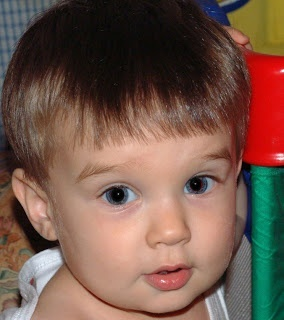
#> input picture fixed_img/red_eye_biolog.jpg, 284 x 320 px
$ python -i remover.py   (imports and definitions only)   (older library calls are emulated)
#> lines starting #> are read from the running program, lines starting #| are printed output that depends on the picture
#> further down, picture is the input picture: shape (320, 284, 3); mean B, G, R 75.7, 88.7, 117
import numpy as np
import cv2

def fillHoles(mask):
    """Fill potential holes in a generated mask."""
    maskFloodFill = mask.copy()
    h, w = maskFloodFill.shape[:2]
    maskTemp = np.zeros((h+2, w+2), np.uint8)
    cv2.floodFill(maskFloodFill, maskTemp, (0, 0), 255)
    mask2 = cv2.bitwise_not(maskFloodFill)
    return mask2 | mask

def remove_redeye(img, draw_boxes = False):
    # Create an image copy
#> called with draw_boxes = False
    imgOut = img.copy()

    # Load HAAR cascades
    faceCascade = cv2.CascadeClassifier("haarcascade_frontalface_default.xml")
    eyesCascade = cv2.CascadeClassifier("haarcascade_eye.xml")

    # Detect faces in the image
    gray = cv2.cvtColor(img, cv2.COLOR_BGR2GRAY)
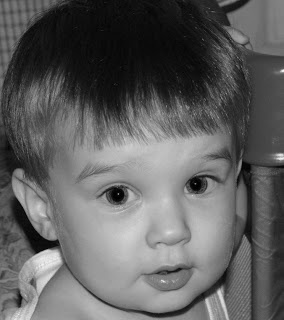
#> gray: shape (320, 284); min 0, max 241, mean 95.7
    faces = faceCascade.detectMultiScale(gray, 1.3, 5)
#> faces = [[66, 118, 192, 192]]

    for (x,y,w,h) in faces:
        if draw_boxes:
            cv2.rectangle(img, (x,y), (x+w,y+h), (255,0,0), 2)

        # Make both gray and color copies of the face region
        roiGray = gray[y:y+h, x:x+w]
        roiColor = img[y:y+h, x:x+w]

        # Detect eyes on the face
        eyes = eyesCascade.detectMultiScale(roiGray)

        for (ex, ey, ew, eh) in eyes:
            if draw_boxes:
                cv2.rectangle(roiColor, (ex,ey), (ex+ew,ey+eh), (0,255,0), 2)
            # Extract the individual eye from the larger image
            eye = img[(y + ey):(y + ey+eh), (x + ex) :(x + ex+ew) ]

            # Split colors into RGB
            b = eye[:, :, 0]
            g = eye[:, :, 1]
            r = eye[:, :, 2]

            # Combine green and blue
            bg = cv2.add(b, g)

            # Red eye mask
            mask = (r > 120) & (r > (bg)*2.6)

            # Convert the mask format
            mask = mask.astype(np.uint8)*255

            # Clean up the mask by filling holes and dilating
            mask = fillHoles(mask)
            mask = cv2.dilate(mask, None, anchor=(-1, -1), iterations=3, borderType=1, borderValue=1)

            # Average the blue and green values
            mean = bg//2
            mask = mask.astype(np.bool)[:, :, np.newaxis]
            mean = mean[:, :, np.newaxis]

            # Copy the eye from the original image
            eyeOut = eye.copy()

            # Copy an averaged eye to the output
            np.copyto(eyeOut, mean, where=mask)

            # Merge the new eye into the output image
            img[(y + ey):(y + ey+eh), (x + ex) :(x + ex+ew) ] = eyeOut
#> this loop made 1 pass
#> (x, y, eyes) on pass 1: (66, 118, [[106, 40, 53, 53], [20, 46, 58, 58]])
#> pass 1, in remove_redeye, `roiGray = gray[y:y+h, x:x+w]`:
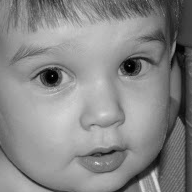
#> roiGray: shape (192, 192); min 0, max 235, mean 135.7
#> pass 1, in remove_redeye, `roiColor = img[y:y+h, x:x+w]`:
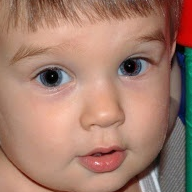
#> roiColor: shape (192, 192, 3); mean B, G, R 109.8, 125.8, 165
#> after the loop:
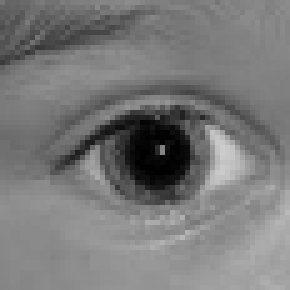
#> b: shape (58, 58) (shown 5 times larger); min 0, max 205, mean 121.2
#> after the loop:
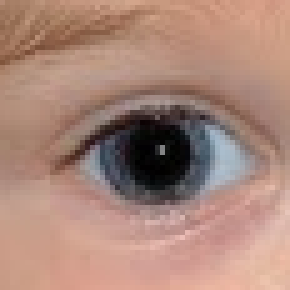
#> eyeOut: shape (58, 58, 3) (shown 5 times larger); mean B, G, R 121.2, 134.3, 169.6
    return img

>>> import cv2
>>> picture = cv2.imread('fixed_img/red_eye_biolog.jpg')
>>> result = remove_redeye(picture)

$ run again, on fixed_img/red_eye_couple.jpg
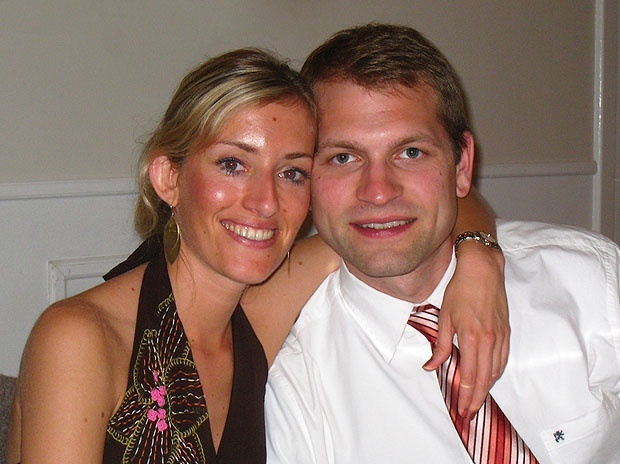
#> input picture fixed_img/red_eye_couple.jpg, 620 x 464 px
#> picture is the input picture: shape (464, 620, 3); mean B, G, R 112.3, 123.8, 149.9
#> faces = [[179, 107, 161, 161], [296, 91, 170, 170]]
#> the loop in remove_redeye, `for (x,y,w,h) in faces:` made 2 passes
#> (x, y, eyes) on passes 1 to 2: (179, 107, [[92, 47, 39, 39], [27, 36, 45, 45]]), (296, 91, [[93, 41, 41, 41], [28, 49, 37, 37]])
#> after the loop in remove_redeye, `for (x,y,w,h) in faces:`:
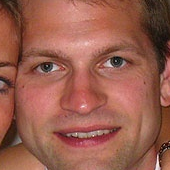
#> roiColor: shape (170, 170, 3); mean B, G, R 77.9, 93.7, 152.3
#> after the loop in remove_redeye, `for (x,y,w,h) in faces:`:
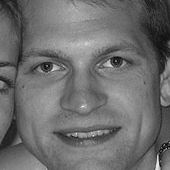
#> roiGray: shape (170, 170); min 1, max 239, mean 109.4

$ run again, on fixed_img/red_eye_photomag.jpg
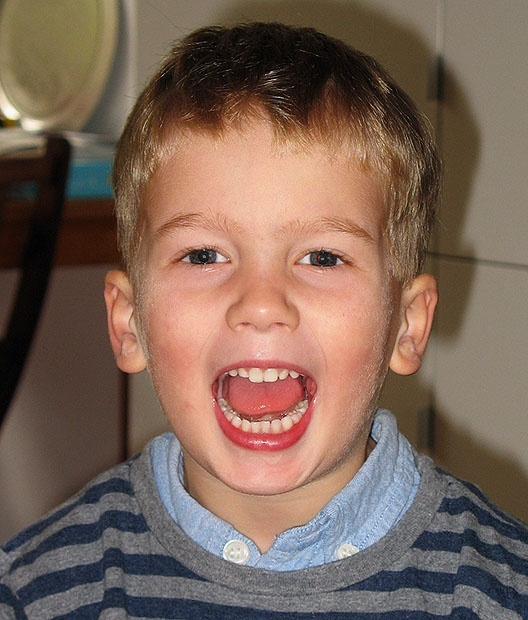
#> input picture fixed_img/red_eye_photomag.jpg, 528 x 620 px
#> picture is the input picture: shape (620, 528, 3); mean B, G, R 88.7, 101.7, 124.8
#> faces = [[79, 123, 366, 366]]
#> the loop in remove_redeye, `for (x,y,w,h) in faces:` made 1 pass
#> (x, y, eyes) on pass 1: (79, 123, [[202, 101, 75, 75], [87, 99, 72, 72]])
#> pass 1, in remove_redeye, `roiColor = img[y:y+h, x:x+w]`:
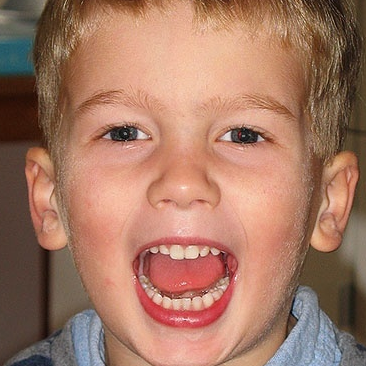
#> roiColor: shape (366, 366, 3); mean B, G, R 100.6, 120.4, 164.8
#> after the loop in remove_redeye, `for (x,y,w,h) in faces:`:
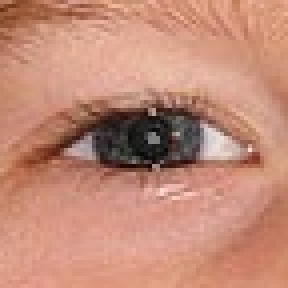
#> eyeOut: shape (72, 72, 3) (shown 4 times larger); mean B, G, R 119.4, 138.9, 194.7

$ run again, on fixed_img/red_eye_wiki.jpg
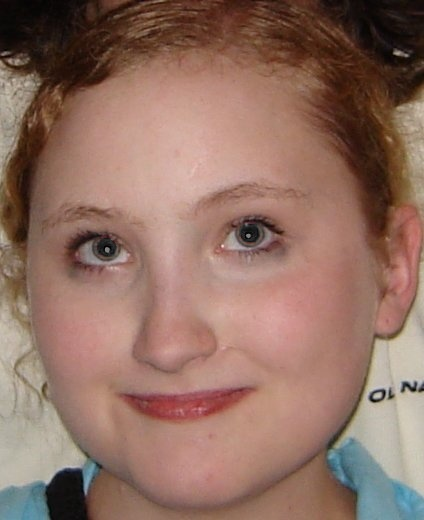
#> input picture fixed_img/red_eye_wiki.jpg, 424 x 520 px
#> picture is the input picture: shape (520, 424, 3); mean B, G, R 98.7, 111.6, 144.8
#> faces = [[11, 132, 331, 331]]
#> the loop in remove_redeye, `for (x,y,w,h) in faces:` made 1 pass
#> (x, y, eyes) on pass 1: (11, 132, [[193, 60, 87, 87], [42, 75, 85, 85]])
#> pass 1, in remove_redeye, `roiColor = img[y:y+h, x:x+w]`:
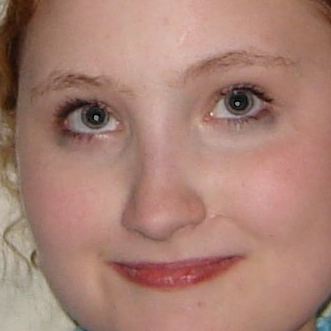
#> roiColor: shape (331, 331, 3); mean B, G, R 115.7, 128.2, 168.2
#> after the loop in remove_redeye, `for (x,y,w,h) in faces:`:
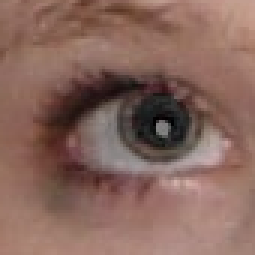
#> eyeOut: shape (85, 85, 3) (shown 3 times larger); mean B, G, R 92.8, 102.5, 135.4
